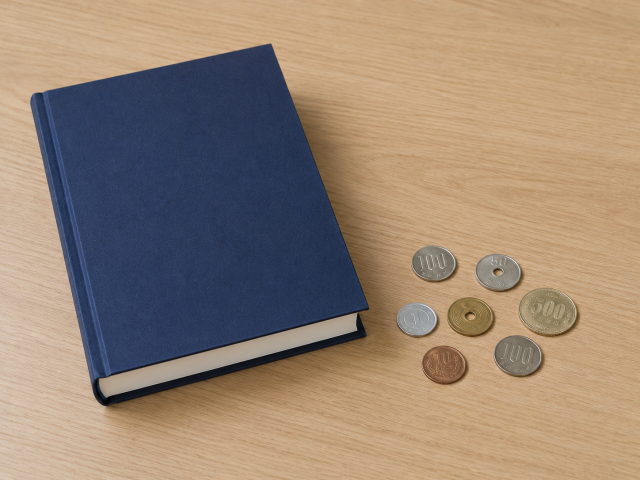
#> input picture Chapter05/book_coins.png, 640 x 480 px
$ python 05-06_hough_lines.py
#> lines starting #> are read from the running program, lines starting #| are printed output that depends on the picture; after the words box and inside, x2 and y2 are one past the last pixel; in counts of white or black regions, pixels touching at a corner belong together
import cv2
import numpy as np

# 画像の読み込み
img = cv2.imread("book_coins.png")
#> img is the input picture: shape (480, 640, 3); mean B, G, R 116.1, 133.2, 152.3
gray = cv2.cvtColor(img, cv2.COLOR_BGR2GRAY)
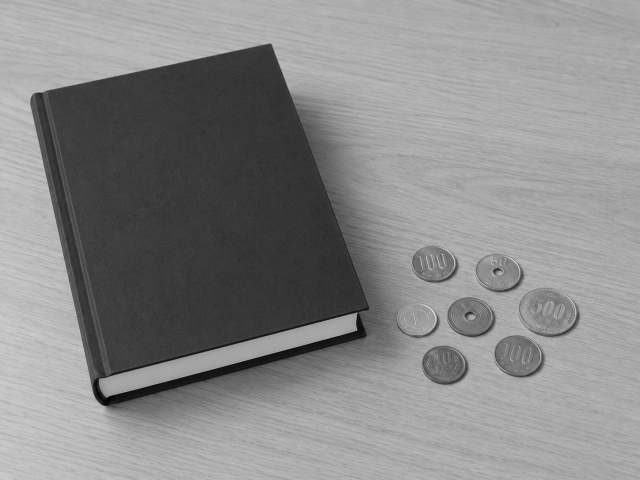
#> gray: shape (480, 640); min 0, max 230, mean 136.9

# ノイズを低減するために平滑化
gray = cv2.GaussianBlur(gray, (5, 5), 0)

# Canny法によるエッジ検出
# 第2引数: 低いしきい値
# 第3引数: 高いしきい値
edges = cv2.Canny(gray, 100, 200)
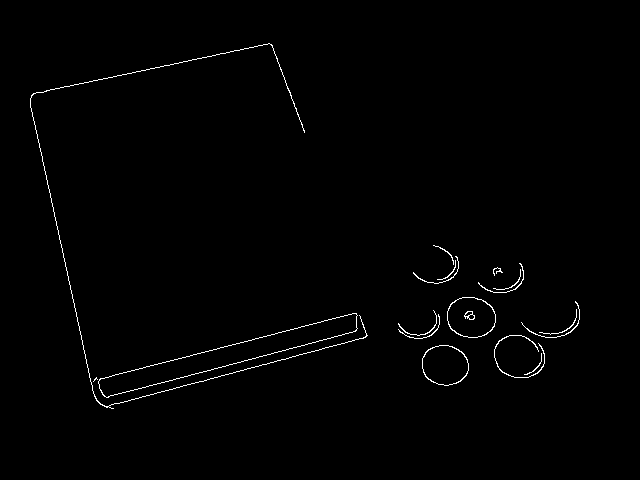
#> edges: shape (480, 640); 0.88% white in thin lines or dots, all inside (x1, y1, x2, y2) = (30, 43, 580, 409)

# 確率的ハフ変換による直線検出
# rho: 距離方向の分解能（画素）
# theta: 角度方向の分解能（ラジアン）
# threshold: 直線とみなすための最小の交点（投票）数
# minLineLength: 検出する直線の最小の長さ
# maxLineGap: 同一の線とみなす、点と点の間隔の最大値
lines = cv2.HoughLinesP(
    edges,
    rho=1,
    theta=np.pi / 180,
    threshold=60,
    minLineLength=60,
    maxLineGap=10
)
#> lines = [[105, 406, 365, 337], [129, 391, 364, 328], [33, 93, 269, 43], [50, 193, 94, 396], [173, 360, 348, 314], [30, 101, 70, 289], [93, 381, 240, 342], [270, 44, 304, 132]]

# 検出した直線を赤色で描画
if lines is not None:
    for line in lines:
        x1, y1, x2, y2 = line[0]
        cv2.line(img, (x1, y1), (x2, y2), (0, 0, 255), 2)
#> this loop made 8 passes
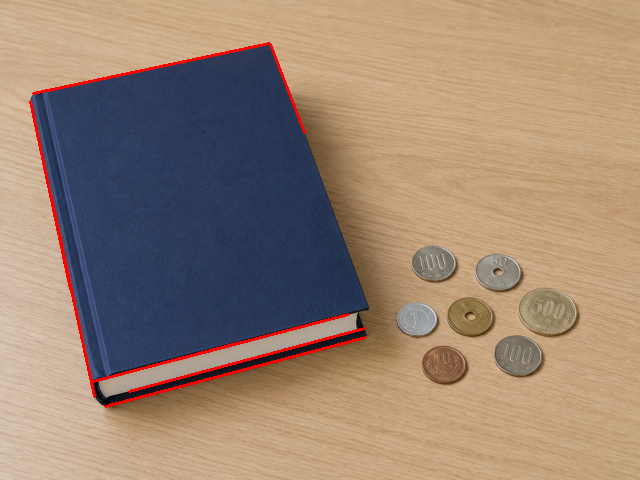
#> img: shape (480, 640, 3); 1.34% of pixels changed, all inside (x1, y1, x2, y2) = (29, 42, 367, 408)

# 結果を保存
cv2.imwrite("hough_lines.png", img)
